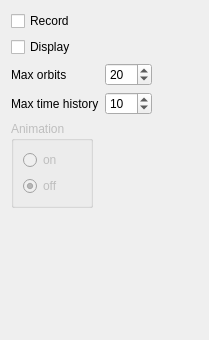
        <widget class="QWidget" name="tab_orbits">
         <attribute name="title">
          <string>Orbits</string>
         </attribute>
         <layout class="QGridLayout">
          <item row="0" column="0" colspan="4">
           <widget class="QCheckBox" name="orecord_check">
            <property name="text">
             <string>Record</string>
            </property>
           </widget>
          </item>
          <item row="1" column="0" colspan="4">
           <widget class="QCheckBox" name="odisplay_check">
            <property name="text">
             <string>Display</string>
            </property>
           </widget>
          </item>
          <item row="2" column="0" colspan="2">
           <widget class="QLabel" name="label_8">
            <property name="text">
             <string>Max orbits</string>
            </property>
           </widget>
          </item>
          <item row="2" column="2">
           <widget class="QSpinBox" name="orbit_max_spin">
            <property name="maximum">
             <number>99</number>
            </property>
            <property name="value">
             <number>20</number>
            </property>
           </widget>
          </item>
          <item row="2" column="3">
           <spacer>
            <property name="orientation">
             <enum>Qt::Horizontal</enum>
            </property>
            <property name="sizeHint" stdset="0">
             <size>
              <width>40</width>
              <height>20</height>
             </size>
            </property>
           </spacer>
          </item>
          <item row="3" column="0" colspan="2">
           <widget class="QLabel" name="label_7">
            <property name="text">
             <string>Max time history</string>
            </property>
           </widget>
          </item>
          <item row="3" column="2">
           <widget class="QSpinBox" name="orbit_history_spin">
            <property name="minimum">
             <number>1</number>
            </property>
            <property name="maximum">
             <number>999</number>
            </property>
            <property name="value">
             <number>10</number>
            </property>
           </widget>
          </item>
          <item row="3" column="3">
           <spacer>
            <property name="orientation">
             <enum>Qt::Horizontal</enum>
            </property>
            <property name="sizeHint" stdset="0">
             <size>
              <width>40</width>
              <height>20</height>
             </size>
            </property>
           </spacer>
          </item>
          <item row="4" column="0">
           <widget class="QGroupBox" name="groupBox_4">
            <property name="enabled">
             <bool>false</bool>
            </property>
            <property name="title">
             <string>Animation</string>
            </property>
            <layout class="QGridLayout">
             <item row="0" column="0">
              <widget class="QRadioButton" name="radioButton">
               <property name="text">
                <string>on</string>
               </property>
              </widget>
             </item>
             <item row="1" column="0">
              <widget class="QRadioButton" name="radioButton_2">
               <property name="text">
                <string>off</string>
               </property>
               <property name="checked">
                <bool>true</bool>
               </property>
              </widget>
             </item>
            </layout>
           </widget>
          </item>
          <item row="4" column="1" colspan="3">
           <spacer>
            <property name="orientation">
             <enum>Qt::Horizontal</enum>
            </property>
            <property name="sizeHint" stdset="0">
             <size>
              <width>40</width>
              <height>20</height>
             </size>
            </property>
           </spacer>
          </item>
          <item row="5" column="0">
           <spacer>
            <property name="orientation">
             <enum>Qt::Vertical</enum>
            </property>
            <property name="sizeHint" stdset="0">
             <size>
              <width>20</width>
              <height>121</height>
             </size>
            </property>
           </spacer>
          </item>
         </layout>
        </widget>
